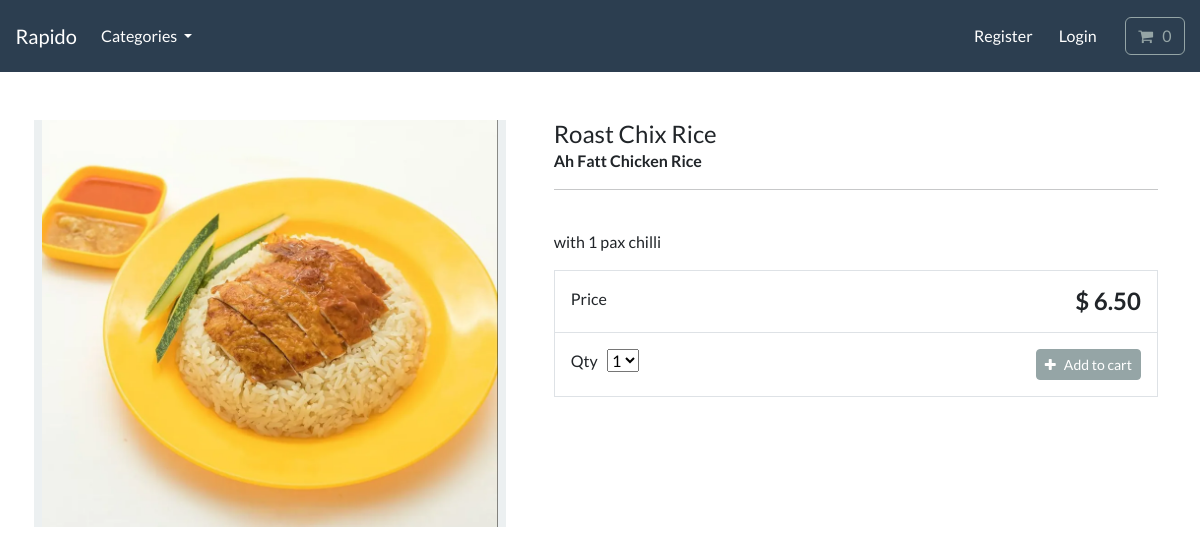
The page /product/roast-chix-rice/ on the database its author committed.
### store/models.py (models this page shows, shortened)
class Product(models.Model):
    category = models.ForeignKey(Category, related_name='product', on_delete=models.CASCADE, null=True)
    title = models.CharField(max_length=250)
    brand = models.CharField(max_length=250, default='un-branded')
    description = models.TextField(blank=True)
    slug = models.SlugField(max_length=255)
    price = models.DecimalField(max_digits=4, decimal_places=2)
    image = models.ImageField(upload_to='images/')
    class Meta:
        verbose_name_plural = 'products'

### store/views.py (the view)
# urls.py: path('product/<slug:product_slug>/', views.product_info, name='product-info'),
def product_info(request, product_slug):
    product = get_object_or_404(Product, slug=product_slug)
    context = {'product': product}
    return render(request, 'store/product-info.html', context)

### cart/cart.py (called while the page is built)
    def __len__(self):
        return sum(item['qty'] for item in self.cart.values())

### cart/context_processors.py (called while the page is built)
def cart(request):
    return {'cart': Cart(request)}

### store/models.py (called while the page is built)
    def get_absolute_url(self):
        return reverse('list-category', args=[self.slug])

### store/views.py (called while the page is built)
def categories(request):
    all_categories = Category.objects.all()
    return {'all_categories': all_categories}

### store/templates/store/product-info.html (shortened to what this page needs)
{% extends "./base.html" %}
{% load static %}
{% block content %}
<div class="container">
    <main class="pt-5">
        <div class="row g-3">
            <div class="col-md-5 col-lg-5 order-md-first bg-light">
                <img class="img-fluid mx-auto d-block" alt="Responsive image" src="{{ product.image.url }}">
            </div>
            <div class="col-md-7 col-lg-7 ps-md-3 ps-lg-5">
                <h1 class="mb-0 h4"> {{ product.title }}  </h1>
                <strong> {{ product.brand }} </strong>
                <hr>
                <br>
                <p> {{ product.description }} </p>
                <div class="border">
                    <div class="col border-bottom">
                        <div class="row p-3">
                            <div class="col-6"> Price </div>
                            <div class="col-6 text-end"><span class="h4 fw-bold">$ {{ product.price }} </span></div>
                        </div>
                    </div>
                    <div class="col">
                        <div class="row p-3">
                            <div class="col-6">
                                <label for="select">Qty</label>
                                <select id="select">
                                    <option value="1">1</option>
                                </select>
                            </div>
                            <div class="col-6 text-end">
                                <button type="button" id="add-button" value="{{product.id}}" class="btn btn-secondary btn-sm">
                                    <i class="fa fa-plus" aria-hidden="true"></i> &nbsp; Add to cart
                                </button>
                            </div>
                        </div>
                    </div>
                </div>
            </div>
        </div>
    </main>
    <br>
</div>
{% endblock %}

### rows shown on the page
Product: image (picture), title "Roast Chix Rice", brand "Ah Fatt Chicken Rice", description "with 1 pax chilli", price "6.50"
